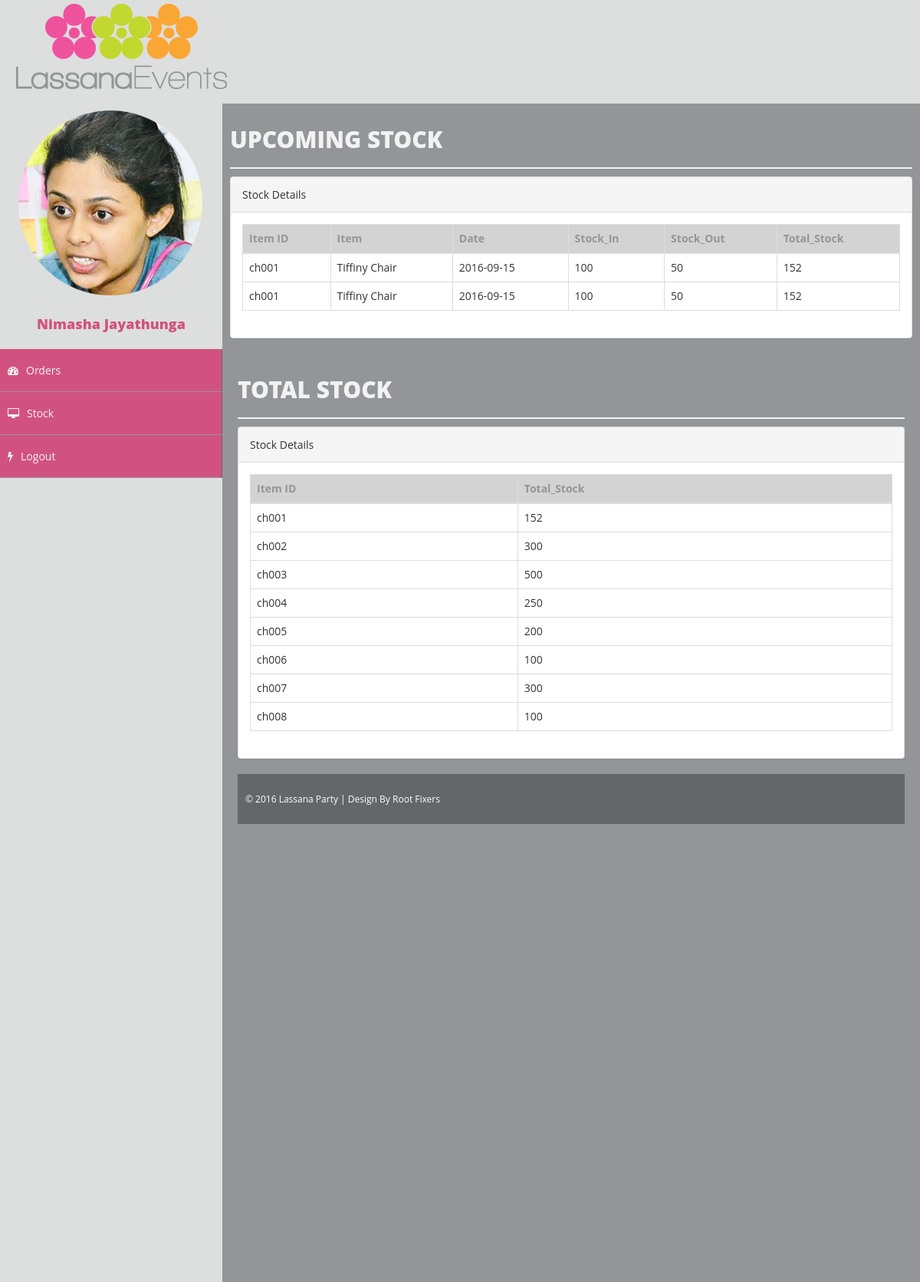
Screenshot of /stock/stock.php (signed in) with the database file from the repository.
### tables this page shows
CREATE TABLE IF NOT EXISTS `users1` (
  `uid` int(11) NOT NULL AUTO_INCREMENT,
  `employee_type` varchar(30) NOT NULL,
  `upass` varchar(50) NOT NULL,
  `uname` varchar(30) DEFAULT NULL,
  `fullname` varchar(100) NOT NULL,
  `contact` int(10) NOT NULL,
  `NIC` varchar(10) DEFAULT NULL,
  `Address` varchar(75) NOT NULL,
  `uemail` varchar(70) NOT NULL,
  `location` varchar(100) NOT NULL,
  PRIMARY KEY (`uid`),
  UNIQUE KEY `uname` (`uname`,`uemail`),
  KEY `NIC` (`NIC`)
);

CREATE TABLE IF NOT EXISTS `item` (
  `ava_no` int(11) NOT NULL,
  `Item_ID` varchar(10) NOT NULL,
  `Item_Type` varchar(10) NOT NULL,
  `Item_Name` varchar(30) NOT NULL,
  `Color` varchar(30) NOT NULL,
  `Date` date NOT NULL,
  `Stock_Out` int(11) NOT NULL,
  `Stock_In` int(11) NOT NULL,
  `Unit_Price` double NOT NULL,
  `Employee_ID` varchar(10) NOT NULL,
  `Image` varchar(100) NOT NULL,
  PRIMARY KEY (`ava_no`),
  KEY `Employee_ID` (`Employee_ID`),
  KEY `Item_ID` (`Item_ID`)
);

CREATE TABLE IF NOT EXISTS `stock` (
  `Item_ID` varchar(10) NOT NULL,
  `Item_Name` varchar(50) NOT NULL,
  `Item_Type` varchar(256) NOT NULL,
  `Unit_Price` double NOT NULL,
  `location` varchar(256) NOT NULL,
  `color` varchar(256) NOT NULL,
  `Total_Stock` int(255) NOT NULL,
  PRIMARY KEY (`Item_ID`)
);

### config/class.user.php (called while the page is built, shortened)
<?php
   	class User{
   		public $db;
   		public function __construct(){
   			$this->db = new mysqli(DB_SERVER, DB_USERNAME, DB_PASSWORD, DB_DATABASE);
   		}
       	public function get_fullname($uid){
       		$sql3="SELECT fullname FROM users1 WHERE uid = $uid";
   	        $result = mysqli_query($this->db,$sql3);
   	        $user_data = mysqli_fetch_array($result);
   	        return $user_data['fullname'];
       	}
   	}
   ?>

### stock/stock.php (the view, shortened to what this page needs)
<?php
   include_once '../config/class.user.php';
   $user = new User();
   $uid = $_SESSION['uid'];
   ?>
<!DOCTYPE html>
<head>
</head>
<body>
    <div id="wrapper">
        <?php include '../config/stockheader.php'; ?>
        <div id="page-wrapper">
            <div id="page-inner">
                <div class="row">
                    <div class="col-md-12">
                        <h1 class="page-head-line">Upcoming Stock</h1>
                    </div>
                </div>
         <div class="row">
                <div class="col-md-12">
                    <div class="panel panel-default">
                        <div class="panel-heading">
                            Stock Details
                        </div>
                        <div class="panel-body">
                             <?php
                        include '../config/db_confg.php';
                            $select = "SELECT * FROM stock ,item where stock.Item_ID=item.Item_ID ";
                            $result = mysqli_query($conn, $select);
                            if ( mysqli_num_rows($result) > 0) {
                                echo ('<div class="table-responsive"><table border=1 class="table table-bordered" >
                                    <thead style="background-color:     #D3D3D3;">
                                    <tr>
                                        <th>Item ID</th>
                                        <th>Item</th>
                                        <th>Date</th>
                                        <th>Stock_In</th>
                                        <th>Stock_Out</th>
                                        <th>Total_Stock</th>
                                    </tr></thead>');
                                    echo("<tbody>");
                                    while($row = mysqli_fetch_assoc($result)) {
                                        echo (
                                        "<tr>
                                            <form method=\"post\" action=\"showorders.php\">
                                                <td>" . $row["Item_ID"] . "</td>
                                                <td>" . $row["Item_Name"] . "</td>
                                                <td>" . $row["Date"] . "</td>
                                                <td>" . $row["Stock_In"] . "</td>
                                                <td>" . $row["Stock_Out"] . "</td>
                                                <td>" . $row["Total_Stock"] . "</td>
                                            </form>
                                        </tr>");
                                    }
                                   echo ("</tbody></table></div>");
                        }
                        ?>
                </div>
            </div>
            </div>
        </div>
                <div id="page-inner">
                <div class="row">
                    <div class="col-md-12">
                        <h1 class="page-head-line">Total Stock</h1>
                            <div class="row">
                <div class="col-md-12">
                    <div class="panel panel-default">
                        <div class="panel-heading">
                            Stock Details
                        </div>
                        <div class="panel-body">
                             <?php
                        include '../config/db_confg.php';
                            $select = "SELECT * FROM stock ";
                            $result = mysqli_query($conn, $select);
                            if ( mysqli_num_rows($result) > 0) {
                                echo ('<div class="table-responsive"><table border=1 class="table table-bordered" >
                                    <thead style="background-color:     #D3D3D3;">
                                    <tr>
                                        <th>Item ID</th>
                                        <th>Total_Stock</th>
                                    </tr></thead>');
                                    echo("<tbody>");
                                    while($row = mysqli_fetch_assoc($result)) {
                                        echo (
                                        "<tr>
                                            <form method=\"post\" action=\"showorders.php\">
                                                <td>" . $row["Item_ID"] . "</td>
                                                <td>" . $row["Total_Stock"] . "</td>
                                            </form>
                                        </tr>");
                                    }
                                   echo ("</tbody></table></div>");
                        }
                        ?>
                </div>
                </div>
                </div>
                </div>
        </div>
    </div>
    <?php include '../config/footer.php'; ?>
</body>
</html>

### config/stockheader.php (shortened to what this page needs)
<html>
    <head>
    <link href="../assets/css/bootstrap.css" rel="stylesheet" />
    <link href="../assets/css/font-awesome.css" rel="stylesheet" />
    <link href="../assets/css/basic.css" rel="stylesheet" />
    <link href="../assets/css/custom.css" rel="stylesheet" />
    </head>
<body>
    <nav class="navbar navbar-cls-top " role="navigation" >
            <img  src="../assets/img/logo.png" style="margin:5px " >
    </nav>
        <nav class="navbar-side" role="navigation">
            <div class="sidebar-collapse">
                <ul class="nav" id="main-menu">
                    <li>
                        <?php
                        include '../config/db_confg.php';
                        $query = $conn->query("select * from users1 where uid='$uid'");
                        while($row = mysqli_fetch_assoc($query)){
                        ?>
                        <div class="user-img-div">
                            <img class="photo" src="<?php echo $row['location']; ?>" >
                            <?php } ?>
                            <br><br>
                            <div class="inner-text">
                               <?php echo $user->get_fullname($uid); ?>
                            </div>
                        </div>
                    </li>
                    <li>
                        <a href="orders.php"><i class="fa fa-dashboard "></i>Orders</a>
                    </li>
                    <li>
                        <a href="stock.php"><i class="fa fa-desktop "></i>Stock</a>
                    </li>
                    <li>
                        <a href='../config/login.php'><i class="fa fa-flash "></i>Logout</a>
                    </li>
                </ul>
            </div>
        </nav>
</body>
</html>

### assets/css/basic.css (style rules this page uses)
body { font-family: 'Questrial', sans-serif; line-height:25px; font-family: 'Open Sans',serif; }
.user-img-div { background-color: #dddede; }
.user-img-div .inner-text { text-align: center; position: relative; color: #D2527F; font-weight: 800; padding-bottom: 20px; font-size: 18px; }
.navbar-side { border: none; background-color: #646669; z-index: 1; position: absolute; width: 290px; margin-top: 15px; }
.sidebar-collapse .nav { padding: 0; height: 100%; }
.sidebar-collapse .nav > li > a { color: #f2f2f2; background: #D2527F; text-shadow: none; padding: 15px 40px; border-bottom: 1px solid #939598; padding: 15px 10px; border-right:1px solid #646669; }
#wrapper { width: 100%; background-color: #dddede; line-height:25px; font-family: 'Open Sans',serif; }
#page-wrapper { min-height: 600px; background: #dddede; margin: 0 0 0 260px; padding: 15px 0px 0px 30px; }
#page-inner { width: 100%; margin: 0px; background-color: #939598!important; padding: 10px; min-height: 1200px; }
.page-head-line { font-size: 30px; text-transform: uppercase; color: #f2f2f2; font-weight: 800; padding-bottom: 20px; border-bottom: 2px solid #f2f2f2; margin-bottom: 10px; }
.navbar-cls-top { background: #dddede; border: none; height: 100px; }
.nav > li > a > i { margin-right: 10px; }
.navbar { border-radius: 0px; }
.panel-body { border-color: #f2f2f2; }
thead { color: #939598; background-color: #f2f2f2; border:#656668; }
.table-bordered { border-bottom-style: inset; }

### css/custom.css (style rules this page uses)
ul { list-style: none; }
li a { color: #f2f2f2; }

### config/stockheader.php (style rules this page uses)
body { font-family: 'Questrial', sans-serif; }

### rows the page displays
users1: location (picture), fullname "Nimasha Jayathunga"
item: Item_ID "ch001", Item_Name "Tiffiny Chair", Date "2016-09-15", Stock_In "100", Stock_Out "50", Item_ID.Total_Stock "152"
item: Item_ID "ch001", Item_Name "Tiffiny Chair", Date "2016-09-15", Stock_In "100", Stock_Out "50", Item_ID.Total_Stock "152"
stock: Item_ID "ch001", Total_Stock "152"
stock: Item_ID "ch002", Total_Stock "300"
stock: Item_ID "ch003", Total_Stock "500"
stock: Item_ID "ch004", Total_Stock "250"
stock: Item_ID "ch005", Total_Stock "200"
stock: Item_ID "ch006", Total_Stock "100"
stock: Item_ID "ch007", Total_Stock "300"
stock: Item_ID "ch008", Total_Stock "100"
